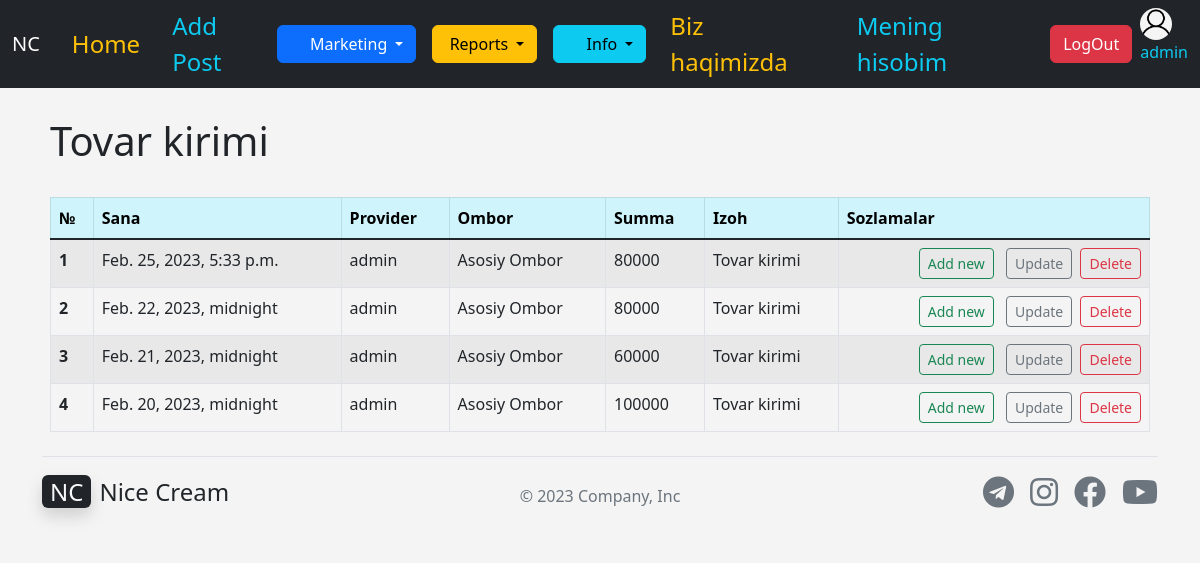
The page /products/in_product_list/ (signed in) on the database its author committed.
### apps/accounts/models.py (models this page shows)
class User(AbstractUser):
    USER_TYPE_CHOICES = (
        ('PR', 'Provider'),
        ('CL', 'Client'),
    )
    username = models.CharField(max_length=255,unique=True,)
    first_name = models.CharField(max_length=255, blank=True, null=True)
    last_name = models.CharField(max_length=255, blank=True, null=True)
    phone = models.CharField(max_length=50, blank=True, null=True)
    email = models.EmailField(verbose_name='email address', blank=True, max_length=255, null=True)
    activated_date = models.DateTimeField(blank=True, null=True)
    balance = models.IntegerField(default=0)
    image = models.ImageField(default='user4.png',upload_to='images/', blank=True, null=True)
    address = models.CharField(max_length=255, blank=True, null=True)
    is_active = models.BooleanField(default=True)
    is_staff = models.BooleanField(default=False)
    is_superuser = models.BooleanField(default=False)
    user_type = models.CharField(max_length=50,choices=USER_TYPE_CHOICES, default='PR')
    def __str__(self):
        return self.username

### apps/products/models.py (models this page shows, shortened)
class InProduct(models.Model):
    in_date = models.DateTimeField('Sana',)
    provider = models.ForeignKey(User, blank=True, null=True, on_delete= models.CASCADE, related_name="buy_provider", limit_choices_to ={'user_type':'PR'})
    warehouse = models.ForeignKey(Warehouse, blank=True, null=True, on_delete= models.CASCADE)
    product = models.ForeignKey(Product, blank=True, null=True, on_delete= models.CASCADE)
    quantity = models.IntegerField('Soni', )
    body_price = models.IntegerField('Tannarxi',  )
    body_summa = models.IntegerField('TanSumma',  )
    price = models.IntegerField('Narxi',  )
    summa = models.IntegerField('Summa',  )
    shop_price = models.IntegerField('Snarxi',  )
    shop_summa = models.IntegerField('Ssumma', )
    comment = models.TextField(blank=True, null=True, default='Tovar kirimi',)

class Warehouse(models.Model):
    name = models.CharField('Ombor Nomi', max_length=50)
    warehouse_size = models.FloatField(blank=True, null=True,)
    def __str__(self):
        return self.name

### apps/products/views.py (the view)
# urls.py: path('in_product_list/', views.in_product_list, name='in_product_list'),
def in_product_list(request):
    in_product_list = InProduct.objects.all().order_by('-in_date')
    return render(request, 'products/in_product_list.html', {
        'in_product_list' : in_product_list,
    })

### apps/products/templates/products/in_product_list.html
{% extends 'base.html' %}
{% block content %}
<br>
<h1>Tovar kirimi</h1> <br>
<table class="table table-striped table-hover table-bordered">
    <thead class="table-info">
      <tr>
        <th scope="col">№</th>
        <th scope="col">Sana</th>
        <th scope="col">Provider</th>
        <th scope="col">Ombor</th>
        <th scope="col">Summa</th>
        <th scope="col">Izoh</th>
        <th scope="col">Sozlamalar</th>
      </tr>
    </thead>
    <tbody class="table-group-divider">
      {% for product in in_product_list %}
      <tr>
        <th scope="row">{{ forloop.counter }}</th>
        <td>{{ product.in_date }}</td>
        <td>{{ product.provider }}</td>
        <td>{{ product.warehouse }}</td>
        <td>{{ product.body_summa }}</td>
        <td>{{ product.comment }}</td>
        {% if user.is_superuser %}
        <td align="right">
          <a href="{% url 'add_in_product' %}" class="btn btn-outline-success btn-sm mx-1">Add new</a>
          <a href="{% url 'update_in_product' product.id %}" class="btn btn-outline-secondary btn-sm mx-1">Update</a>
          <a href="{% url 'delete_in_product' product.id %}" class="btn btn-outline-danger btn-sm">Delete</a>
        </td>
            {% endif %}
      </tr>
      {% endfor %}
    </tbody>
  </table>
{% endblock content %}

### templates/navbar.html (shortened to what this page needs)
<nav class="navbar navbar-dark navbar-expand-lg bg-dark">
    <div class="container-fluid">
      <a class="navbar-brand" href="{% url 'home' %}">NC</a>
      <div class="collapse navbar-collapse" id="navbarSupportedContent">
        <a href="{% url 'home' %}" class="nav-link px-3 text-warning fs-4">Home</a>
        <a href="{% url 'post_new' %}" class="nav-link px-3 text-info fs-4">Add Post</a>
        <ul class="navbar-nav me-auto mb-2 mb-lg-0">
          {% if user.is_superuser %}
          <li class="nav-item dropdown">
            <button class="btn btn-primary dropdown-toggle" type="button" data-bs-toggle="dropdown" aria-expanded="false">
              <i class="far fa-cart-arrow-down"></i>  Marketing
          </button>
          </li>
          <li class="nav-item">
            <a class="nav-link" href="#"></a>
          </li>
          <li class="nav-item dropdown">
            <button class="btn btn-warning dropdown-toggle" type="button" data-bs-toggle="dropdown" aria-expanded="false">
                Reports
          </button>
          </li>
          <li class="nav-item">
            <a class="nav-link" href="#"></a>
          </li>
          <li class="nav-item dropdown">
            <button class="btn btn-info dropdown-toggle" type="button" data-bs-toggle="dropdown" aria-expanded="false">
              <i class="far fa-info-circle"></i>  Info
          </button>
          </li>
          {% endif %}
        </ul>
          <a href="{% url 'home' %}" class="nav-link px-4 text-warning fs-4">Biz haqimizda</a>
          {% if user.is_authenticated %}
          <a href="{% url 'home' %}" class="nav-link px-4 text-info fs-4">Mening hisobim</a>
          <a href="{% url 'logout' %}" class="btn btn-danger mt-2 mb-2 mx-2">LogOut</a>
          <div class="d-block">
              {% if user.image %}
              <img src="{{ user.image.url }}" alt="mdo" width="32" height="32" class="rounded-circle">
              {% endif %}
            <p class="text-info">{{ user.username }}</p>
          </div>
          {% else %}
          <a href="{% url 'login' %}" class="btn btn-outline-light me-2">Login</a>
          <a href="{% url 'register_user' %}" class="btn btn-warning">Sign-up</a>
          {% endif %}
      </div>
    </div>
  </nav>

### templates/base.html (style rules this page uses)
body { background: #f4f4f4; }

### rows shown on the page
User: image (picture), username "admin"
InProduct: in_date "Feb. 25, 2023, 5:33 p.m.", provider "admin", warehouse "Asosiy Ombor", body_summa "80000", comment "Tovar kirimi"
InProduct: in_date "Feb. 22, 2023, midnight", provider "admin", warehouse "Asosiy Ombor", body_summa "80000", comment "Tovar kirimi"
InProduct: in_date "Feb. 21, 2023, midnight", provider "admin", warehouse "Asosiy Ombor", body_summa "60000", comment "Tovar kirimi"
InProduct: in_date "Feb. 20, 2023, midnight", provider "admin", warehouse "Asosiy Ombor", body_summa "100000", comment "Tovar kirimi"
